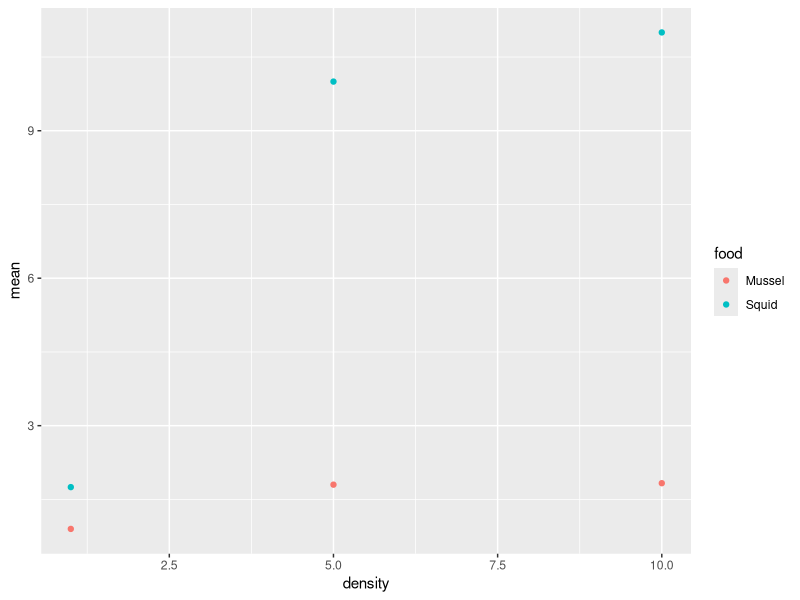
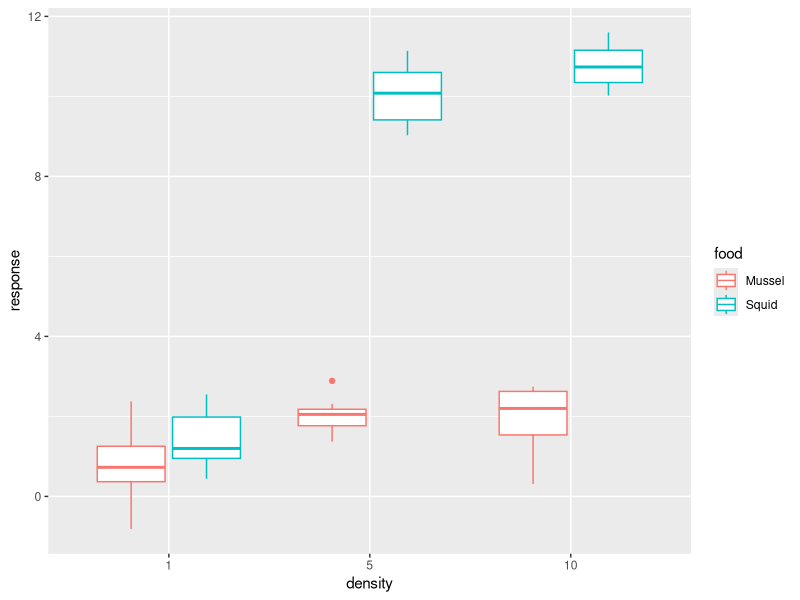

R code for these plots, in order:
## ---- chunk 1
## Load relevant libraries
library(tidyverse)
#library(sf)
#library(spsurvey)
## ---- chunk 2
## Define the factorial design.
food <- c("Squid", "Mussel")
density <- c(1, 5, 10)
design <- expand.grid(food = food, density = density, block = 1:10)
## ---- chunk 3
  params <- data.frame(food = rep(food, each = 3), density = rep(density, 2), mean = c(1.75, 10, 11, 0.9, 1.8, 1.83))
ggplot(data = params, aes(x = density, y = mean, colour = food)) + geom_point()
## ---- chunk 4
design.block.rand <- design %>%
    group_by(block) %>%
    mutate(sampleOrder = sample(n())) %>%
    arrange(sampleOrder, .by_group = TRUE) %>%
    ungroup()
## ---- chunk 5
data.rand <- design.block.rand %>% 
  group_by(block) %>%
  mutate(block.effect = rnorm(1, 0, 0.2)) %>%
  ungroup() %>%
  left_join(params) %>%
  mutate(response = rnorm(n(), mean + block.effect, 0.8)) %>%
  mutate(density = factor(density))
## ---- chunk 6
ggplot(data = data.rand, aes(x = density, y = response, colour = food)) + geom_boxplot()
## ---- chunk 7
  mod.add <- aov(response ~ food + density, data = data.rand)
  coef(mod.add)
## ---- chunk 8
  mod.int <- aov(response ~ food*density, data = data.rand)
  coef(mod.int)
